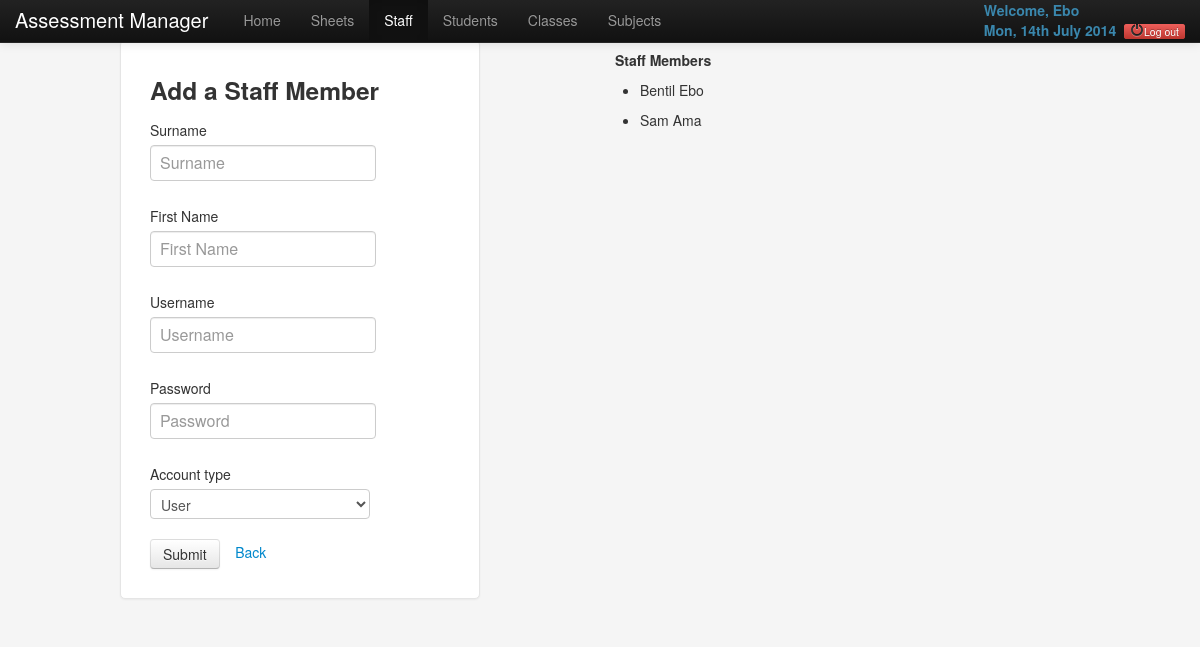
The app's page /new_staff.php (signed in) with its own data.
### tables this page shows
CREATE TABLE IF NOT EXISTS `staff` (
  `id` int(20) NOT NULL AUTO_INCREMENT,
  `staff_id` varchar(255) NOT NULL,
  `lname` varchar(255) NOT NULL,
  `fname` varchar(255) NOT NULL,
  `username` varchar(255) NOT NULL,
  `password` text NOT NULL,
  `account_type` varchar(255) NOT NULL,
  PRIMARY KEY (`id`)
);

### new_staff.php (the view, shortened to what this page needs)
<!DOCTYPE html>
<html lang="en">
<head>
    <link href="assets/css/bootstrap.css" rel="stylesheet">
    <link href="assets/css/bootstrap-responsive.css" rel="stylesheet">
    <link href="stylesheets/thestyle.css" rel="stylesheet" type="text/css" media="all" />
  </head>
  <body>
    <div class="navbar navbar-inverse navbar-fixed-top">
      <div class="navbar-inner">
        <div class="container">
          <a class="brand" href="index.php">Assessment Manager</a>
          <div class="nav-collapse collapse">
            <ul class="nav">
              <li><a href="index.php">Home</a></li>
              <li><a href="tables.php">Sheets</a></li>
              <li class="active"><a href="new_staff.php">Staff</a></li>
              <li><a href="new_student.php">Students</a></li>
              <li><a href="new_class.php">Classes</a></li>
              <li><a href="new_subject.php">Subjects</a></li>
            </ul>
            <ul class="nav ace-nav pull-right">
			<span id="user_info">
				<strong class="text-info">Welcome,
				<?php echo $_SESSION['fname']; ?> <br />
                <?php echo date('D').", ".date('jS')." ".date('F')." ".date('Y'); ?></strong>&nbsp;
                <small class="text-warning"><a href="logout.php" class="btn-danger btn-mini"><i class="icon-off"></i>Log out</a></small>
			</span>
            </ul>
          </div>
        </div>
      </div>
    </div>
     <div class="container">
     <div class="row">
	<div class="span6">
      <form class="form-signin" action="new_staff.php" method="post" enctype="multipart/form-data" onsubmit="check_empty()" name="form1">
        <h3 class="form-signin-heading">Add a Staff Member</h3>
  <div class="control-group">
    <label class="control-label" for="lname">Surname</label>
    <div class="controls">
      <input id="lname" name="lname" type="text" required placeholder="Surname" class = "capitalizefirstletter" />
    </div>
  </div>
  <div class="control-group">
    <label class="control-label" for="fname">First Name</label>
    <div class="controls">
      <input id="fname" name="fname" type="text" required placeholder="First Name" class = "capitalizefirstletter" />
    </div>
  </div>
  <div class="control-group">
    <label class="control-label" for="username">Username</label>
    <div class="controls">
      <input id="username" name="username" type="text" required placeholder="Username"/>
    </div>
  </div>
  <div class="control-group">
  	<label class="control-label" for="password">Password</label>
    <div class="controls">
     <input id="password" name="password" type="password" required placeholder="Password"/>
    </div>
  </div>
  <div class="control-group">
    <label class="control-label" for="account_type">Account type</label>
    <div class="controls">
      <select name="account_type" id="account_type">
      <option value="User" selected>User</option>
    </select>
    </div>
  	</div>
    	<input type="submit" id="submit" name="submit" class="btn"/>
        &nbsp;&nbsp;&nbsp;<a href="index.php">Back</a>
      </form>
	</div>
    <div class="span3">
    <h5>Staff Members</h5>
    <?php
	$q2 = "SELECT * FROM staff ORDER BY lname ASC";
	$result2 = mysql_query($q2) or die (mysql_error());
	while($staff = mysql_fetch_array($result2)) {
		echo "<ul>";
		echo "<li>". $staff['lname'] . " " . $staff['fname'] . "</li>";
		echo "</ul>";
	}
	?>
    </div>
    </div>
  </body>
</html>

### new_staff.php (style rules this page uses)
body { padding-top: 40px; padding-bottom: 40px; background-color: #f5f5f5; }
.form-signin { max-width: 300px; padding: 19px 29px 29px; margin: 0 auto 20px; background-color: #fff; border: 1px solid #e5e5e5; -webkit-border-radius: 5px; -moz-border-radius: 5px; border-radius: 5px; -webkit-box-shadow: 0 1px 2px rgba(0,0,0,.05); -moz-box-shadow: 0 1px 2px rgba(0,0,0,.05); box-shadow: 0 1px 2px rgba(0,0,0,.05); }
.form-signin .form-signin-heading, .form-signin .checkbox { margin-bottom: 10px; }
.form-signin input[type="text"], .form-signin input[type="password"] { font-size: 16px; height: auto; margin-bottom: 15px; padding: 7px 9px; }
.capitalizefirstletter { text-transform:capitalize; }

### records on screen
staff: lname "Bentil", fname "Ebo"
staff: lname "Sam", fname "Ama"

### other values on screen
$_SESSION['fname'] "Ebo"
